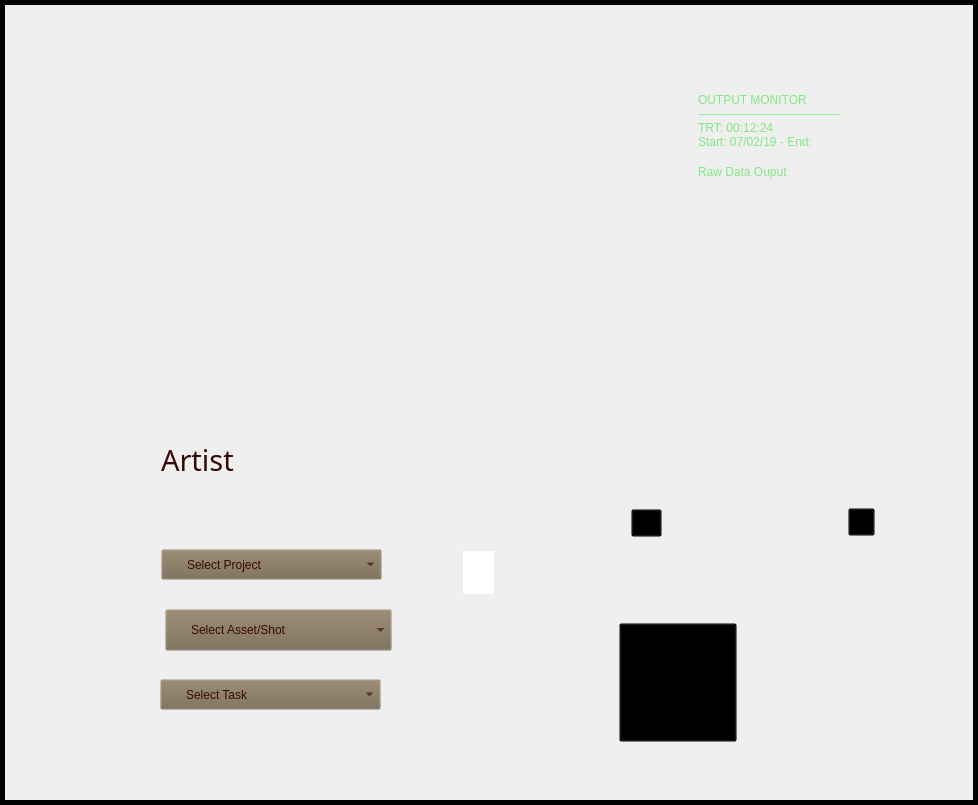
<?xml version="1.0" encoding="UTF-8"?>
<ui version="4.0">
 <class>TimeLord</class>
 <widget class="QMainWindow" name="TimeLord">
  <property name="geometry">
   <rect>
    <x>0</x>
    <y>0</y>
    <width>978</width>
    <height>805</height>
   </rect>
  </property>
  <property name="minimumSize">
   <size>
    <width>978</width>
    <height>805</height>
   </size>
  </property>
  <property name="maximumSize">
   <size>
    <width>978</width>
    <height>805</height>
   </size>
  </property>
  <property name="windowTitle">
   <string>Time Lord</string>
  </property>
  <property name="styleSheet">
   <string notr="true"/>
  </property>
  <widget class="QWidget" name="centralwidget">
   <widget class="QFrame" name="bg">
    <property name="geometry">
     <rect>
      <x>0</x>
      <y>0</y>
      <width>978</width>
      <height>805</height>
     </rect>
    </property>
    <property name="styleSheet">
     <string notr="true">QFrame {
	image: url(:/backgrounds/time_lord_bg.png);
	
	border-color: rgb(0, 0, 0);
}</string>
    </property>
    <property name="frameShape">
     <enum>QFrame::Box</enum>
    </property>
    <property name="frameShadow">
     <enum>QFrame::Plain</enum>
    </property>
    <property name="lineWidth">
     <number>5</number>
    </property>
    <widget class="QGraphicsView" name="start_tens_month">
     <property name="geometry">
      <rect>
       <x>463</x>
       <y>551</y>
       <width>31</width>
       <height>43</height>
      </rect>
     </property>
     <property name="styleSheet">
      <string notr="true">background-image: url(:/roller_numbers/elements/start_m_tens_0.png);</string>
     </property>
     <property name="frameShape">
      <enum>QFrame::NoFrame</enum>
     </property>
     <property name="frameShadow">
      <enum>QFrame::Plain</enum>
     </property>
    </widget>
    <widget class="QGraphicsView" name="start_tens_year">
     <property name="geometry">
      <rect>
       <x>602</x>
       <y>551</y>
       <width>21</width>
       <height>43</height>
      </rect>
     </property>
     <property name="styleSheet">
      <string notr="true">background-image: url(:/roller_numbers/elements/start_y_tens_1.png);
background-repeat: none;
background-color: rgba(0, 0, 0, 0);</string>
     </property>
     <property name="frameShape">
      <enum>QFrame::NoFrame</enum>
     </property>
     <property name="frameShadow">
      <enum>QFrame::Plain</enum>
     </property>
    </widget>
    <widget class="QPushButton" name="end_date_button">
     <property name="geometry">
      <rect>
       <x>848</x>
       <y>508</y>
       <width>27</width>
       <height>28</height>
      </rect>
     </property>
     <property name="styleSheet">
      <string notr="true">background-image: url(:/lights buttons/elements/end_date_button.png);
background-repeat: none;
background-color: rgba(0, 0, 0, 0);</string>
     </property>
     <property name="text">
      <string/>
     </property>
    </widget>
    <widget class="QGraphicsView" name="run_hour_one">
     <property name="geometry">
      <rect>
       <x>341</x>
       <y>269</y>
       <width>41</width>
       <height>61</height>
      </rect>
     </property>
     <property name="styleSheet">
      <string notr="true">background-image: url(:/vaccuum_tube_numbers/elements/vt_3.png);
background-repeat: none;
background-color: rgba(0, 0, 0, 0);</string>
     </property>
     <property name="frameShape">
      <enum>QFrame::NoFrame</enum>
     </property>
     <property name="frameShadow">
      <enum>QFrame::Plain</enum>
     </property>
    </widget>
    <widget class="QGraphicsView" name="red_light">
     <property name="geometry">
      <rect>
       <x>805</x>
       <y>352</y>
       <width>71</width>
       <height>61</height>
      </rect>
     </property>
     <property name="styleSheet">
      <string notr="true">background-image: url(:/lights buttons/elements/red_light_on.png);
background-repeat: none;
background-color: rgba(0, 0, 0, 0);</string>
     </property>
     <property name="frameShape">
      <enum>QFrame::NoFrame</enum>
     </property>
     <property name="frameShadow">
      <enum>QFrame::Plain</enum>
     </property>
    </widget>
    <widget class="QGraphicsView" name="start_ones_month">
     <property name="geometry">
      <rect>
       <x>491</x>
       <y>551</y>
       <width>31</width>
       <height>42</height>
      </rect>
     </property>
     <property name="styleSheet">
      <string notr="true">background-image: url(:/roller_numbers/elements/start_m_ones_6.png);
background-repeat: none;
background-color: rgba(0, 0, 0, 0);</string>
     </property>
     <property name="frameShape">
      <enum>QFrame::NoFrame</enum>
     </property>
     <property name="frameShadow">
      <enum>QFrame::Plain</enum>
     </property>
    </widget>
    <widget class="QLabel" name="artist_label">
     <property name="geometry">
      <rect>
       <x>161</x>
       <y>440</y>
       <width>231</width>
       <height>40</height>
      </rect>
     </property>
     <property name="font">
      <font>
       <family>Calisto MT</family>
       <pointsize>22</pointsize>
       <weight>50</weight>
       <italic>false</italic>
       <bold>false</bold>
       <kerning>true</kerning>
      </font>
     </property>
     <property name="styleSheet">
      <string notr="true">background-image: url(:/backgrounds/elements/artist_name.png);
font:22pt &quot;Calisto MT&quot;;
color: rgb(56, 9, 8);
background-repeat: none;
background-color: transparent;
image: none;</string>
     </property>
     <property name="text">
      <string>Artist</string>
     </property>
     <property name="textFormat">
      <enum>Qt::AutoText</enum>
     </property>
     <property name="margin">
      <number>0</number>
     </property>
    </widget>
    <widget class="QGraphicsView" name="start_tens_day">
     <property name="geometry">
      <rect>
       <x>531</x>
       <y>550</y>
       <width>22</width>
       <height>45</height>
      </rect>
     </property>
     <property name="styleSheet">
      <string notr="true">background-image: url(:/roller_numbers/elements/start_d_tens_0.png);
background-repeat: none;
background-color: rgba(0, 0, 0, 0);</string>
     </property>
     <property name="frameShape">
      <enum>QFrame::NoFrame</enum>
     </property>
     <property name="frameShadow">
      <enum>QFrame::Plain</enum>
     </property>
    </widget>
    <widget class="QGraphicsView" name="run_hour_ten">
     <property name="geometry">
      <rect>
       <x>281</x>
       <y>269</y>
       <width>41</width>
       <height>61</height>
      </rect>
     </property>
     <property name="styleSheet">
      <string notr="true">background-image: url(:/vaccuum_tube_numbers/elements/vt_0.png);
background-repeat: none;
background-color: rgba(0, 0, 0, 0);</string>
     </property>
     <property name="frameShape">
      <enum>QFrame::NoFrame</enum>
     </property>
     <property name="frameShadow">
      <enum>QFrame::Plain</enum>
     </property>
    </widget>
    <widget class="QPlainTextEdit" name="output_window">
     <property name="geometry">
      <rect>
       <x>694</x>
       <y>89</y>
       <width>205</width>
       <height>57</height>
      </rect>
     </property>
     <property name="styleSheet">
      <string notr="true">border-image: url(:/backgrounds/elements/output_monitor_top.png);
border-color: rgba(0, 0, 0, 0);
background-color: rgba(0, 0, 0, 0);
font: 75 7pt &quot;MS UI Gothic&quot;;
color: rgb(130, 231, 130);</string>
     </property>
     <property name="frameShape">
      <enum>QFrame::NoFrame</enum>
     </property>
     <property name="frameShadow">
      <enum>QFrame::Plain</enum>
     </property>
     <property name="lineWidth">
      <number>0</number>
     </property>
     <property name="midLineWidth">
      <number>0</number>
     </property>
     <property name="verticalScrollBarPolicy">
      <enum>Qt::ScrollBarAlwaysOff</enum>
     </property>
     <property name="horizontalScrollBarPolicy">
      <enum>Qt::ScrollBarAlwaysOff</enum>
     </property>
     <property name="plainText">
      <string>OUTPUT MONITOR
------------------------------------
TRT: 00:12:24
Start: 07/02/19 - End:
USER CLOCKED IN</string>
     </property>
     <property name="backgroundVisible">
      <bool>false</bool>
     </property>
    </widget>
    <widget class="QGraphicsView" name="end_ones_day">
     <property name="geometry">
      <rect>
       <x>800</x>
       <y>551</y>
       <width>17</width>
       <height>40</height>
      </rect>
     </property>
     <property name="styleSheet">
      <string notr="true">background-image: url(:/roller_numbers/elements/end_d_ones_4.png);
background-repeat: none;
background-color: rgba(0, 0, 0, 0);</string>
     </property>
     <property name="frameShape">
      <enum>QFrame::NoFrame</enum>
     </property>
     <property name="frameShadow">
      <enum>QFrame::Plain</enum>
     </property>
    </widget>
    <widget class="QGraphicsView" name="end_tens_month">
     <property name="geometry">
      <rect>
       <x>702</x>
       <y>551</y>
       <width>32</width>
       <height>41</height>
      </rect>
     </property>
     <property name="styleSheet">
      <string notr="true">background-image: url(:/roller_numbers/elements/end_m_tens_0.png);
background-repeat: none;
background-color: rgba(0, 0, 0, 0);</string>
     </property>
     <property name="frameShape">
      <enum>QFrame::NoFrame</enum>
     </property>
     <property name="frameShadow">
      <enum>QFrame::Plain</enum>
     </property>
    </widget>
    <widget class="QGraphicsView" name="run_minute_one">
     <property name="geometry">
      <rect>
       <x>481</x>
       <y>269</y>
       <width>41</width>
       <height>61</height>
      </rect>
     </property>
     <property name="styleSheet">
      <string notr="true">background-image: url(:/vaccuum_tube_numbers/elements/vt_9.png);
background-repeat: none;
background-color: rgba(0, 0, 0, 0);</string>
     </property>
     <property name="frameShape">
      <enum>QFrame::NoFrame</enum>
     </property>
     <property name="frameShadow">
      <enum>QFrame::Plain</enum>
     </property>
    </widget>
    <widget class="QGraphicsView" name="end_tens_day">
     <property name="geometry">
      <rect>
       <x>771</x>
       <y>550</y>
       <width>21</width>
       <height>43</height>
      </rect>
     </property>
     <property name="styleSheet">
      <string notr="true">background-image: url(:/roller_numbers/elements/end_d_tens_0.png);
background-repeat: none;
background-color: rgba(0, 0, 0, 0);</string>
     </property>
     <property name="frameShape">
      <enum>QFrame::NoFrame</enum>
     </property>
     <property name="frameShadow">
      <enum>QFrame::Plain</enum>
     </property>
    </widget>
    <widget class="QGraphicsView" name="run_second_ten">
     <property name="geometry">
      <rect>
       <x>554</x>
       <y>269</y>
       <width>51</width>
       <height>61</height>
      </rect>
     </property>
     <property name="styleSheet">
      <string notr="true">background-image: url(:/vaccuum_tube_numbers/elements/vt_2.png);
background-repeat: none;
background-color: rgba(0, 0, 0, 0);</string>
     </property>
     <property name="frameShape">
      <enum>QFrame::NoFrame</enum>
     </property>
     <property name="frameShadow">
      <enum>QFrame::Plain</enum>
     </property>
    </widget>
    <widget class="QGraphicsView" name="start_ones_year">
     <property name="geometry">
      <rect>
       <x>632</x>
       <y>551</y>
       <width>20</width>
       <height>42</height>
      </rect>
     </property>
     <property name="styleSheet">
      <string notr="true">background-image: url(:/roller_numbers/elements/start_y_ones_9.png);
background-repeat: none;
background-color: rgba(0, 0, 0, 0);</string>
     </property>
     <property name="frameShape">
      <enum>QFrame::NoFrame</enum>
     </property>
     <property name="frameShadow">
      <enum>QFrame::Plain</enum>
     </property>
    </widget>
    <widget class="QGraphicsView" name="start_ones_day">
     <property name="geometry">
      <rect>
       <x>559</x>
       <y>551</y>
       <width>25</width>
       <height>40</height>
      </rect>
     </property>
     <property name="styleSheet">
      <string notr="true">background-image: url(:/roller_numbers/elements/start_m_ones_4.png);
background-repeat: none;
background-color: rgba(0, 0, 0, 0);</string>
     </property>
     <property name="frameShape">
      <enum>QFrame::NoFrame</enum>
     </property>
     <property name="frameShadow">
      <enum>QFrame::Plain</enum>
     </property>
    </widget>
    <widget class="QGraphicsView" name="end_tens_year">
     <property name="geometry">
      <rect>
       <x>831</x>
       <y>551</y>
       <width>31</width>
       <height>39</height>
      </rect>
     </property>
     <property name="styleSheet">
      <string notr="true">background-image: url(:/roller_numbers/elements/end_y_tens_1.png);
background-repeat: none;
background-color: rgba(0, 0, 0, 0);</string>
     </property>
     <property name="frameShape">
      <enum>QFrame::NoFrame</enum>
     </property>
     <property name="frameShadow">
      <enum>QFrame::Plain</enum>
     </property>
    </widget>
    <widget class="QPushButton" name="clock_button">
     <property name="geometry">
      <rect>
       <x>619</x>
       <y>623</y>
       <width>118</width>
       <height>119</height>
      </rect>
     </property>
     <property name="styleSheet">
      <string notr="true">background-image: url(:/lights buttons/elements/clock_button_1.png);
background-repeat: none;
background-color: rgba(0, 0, 0, 0);
border-color: rgba(0, 0, 0, 0);</string>
     </property>
     <property name="text">
      <string/>
     </property>
    </widget>
    <widget class="QGraphicsView" name="run_minute_ten">
     <property name="geometry">
      <rect>
       <x>420</x>
       <y>267</y>
       <width>41</width>
       <height>61</height>
      </rect>
     </property>
     <property name="styleSheet">
      <string notr="true">background-image: url(:/vaccuum_tube_numbers/elements/vt_5.png);
background-repeat: none;
background-color: rgba(0, 0, 0, 0);</string>
     </property>
     <property name="frameShape">
      <enum>QFrame::NoFrame</enum>
     </property>
     <property name="frameShadow">
      <enum>QFrame::Plain</enum>
     </property>
    </widget>
    <widget class="QPushButton" name="start_date_button">
     <property name="geometry">
      <rect>
       <x>631</x>
       <y>509</y>
       <width>31</width>
       <height>28</height>
      </rect>
     </property>
     <property name="styleSheet">
      <string notr="true">background-image: url(:/lights buttons/elements/start_date_button.png);
background-repeat: none;
background-color: rgba(0, 0, 0, 0);</string>
     </property>
     <property name="text">
      <string/>
     </property>
    </widget>
    <widget class="QGraphicsView" name="green_light">
     <property name="enabled">
      <bool>true</bool>
     </property>
     <property name="geometry">
      <rect>
       <x>720</x>
       <y>353</y>
       <width>61</width>
       <height>61</height>
      </rect>
     </property>
     <property name="styleSheet">
      <string notr="true">background-image: url(:/lights buttons/elements/green_light_on.png);
background-repeat: none;
background-color: rgba(0, 0, 0, 0);</string>
     </property>
     <property name="frameShape">
      <enum>QFrame::NoFrame</enum>
     </property>
     <property name="frameShadow">
      <enum>QFrame::Plain</enum>
     </property>
     <property name="backgroundBrush">
      <brush brushstyle="NoBrush">
       <color alpha="255">
        <red>0</red>
        <green>0</green>
        <blue>0</blue>
       </color>
      </brush>
     </property>
    </widget>
    <widget class="QPlainTextEdit" name="lower_output">
     <property name="geometry">
      <rect>
       <x>694</x>
       <y>161</y>
       <width>207</width>
       <height>178</height>
      </rect>
     </property>
     <property name="styleSheet">
      <string notr="true">QPlainTextEdit{
border-image: url(:/backgrounds/elements/output_monitor_bottom.png);
border-color: rgba(0, 0, 0, 0);
background-color: rgba(0, 0, 0, 0);
font: 75 8pt &quot;MS UI Gothic&quot;;
color: rgb(130, 231, 130);
}
</string>
     </property>
     <property name="frameShape">
      <enum>QFrame::NoFrame</enum>
     </property>
     <property name="frameShadow">
      <enum>QFrame::Plain</enum>
     </property>
     <property name="lineWidth">
      <number>0</number>
     </property>
     <property name="verticalScrollBarPolicy">
      <enum>Qt::ScrollBarAlwaysOff</enum>
     </property>
     <property name="horizontalScrollBarPolicy">
      <enum>Qt::ScrollBarAlwaysOff</enum>
     </property>
     <property name="documentTitle">
      <string/>
     </property>
     <property name="plainText">
      <string>Raw Data Ouput</string>
     </property>
    </widget>
    <widget class="QComboBox" name="entity_dropdown">
     <property name="geometry">
      <rect>
       <x>165</x>
       <y>609</y>
       <width>227</width>
       <height>42</height>
      </rect>
     </property>
     <property name="styleSheet">
      <string notr="true">background-image: url(:/backgrounds/elements/entity_bg.png);
background-repeat: none;
background-color: rgba(118, 104, 79, 0);
padding-left: 25px;
subcontrol-origin: padding;
subcontrol-position: top right;
font: 16pt &quot;Calisto MT&quot;;
color: rgb(56, 9, 8);
selection-background-color: rgba(0, 0, 0, 0);</string>
     </property>
     <item>
      <property name="text">
       <string>Select Asset/Shot</string>
      </property>
     </item>
    </widget>
    <widget class="QGraphicsView" name="end_ones_month">
     <property name="geometry">
      <rect>
       <x>731</x>
       <y>551</y>
       <width>31</width>
       <height>39</height>
      </rect>
     </property>
     <property name="styleSheet">
      <string notr="true">background-image: url(:/roller_numbers/elements/end_m_ones_6.png);
background-repeat: none;
background-color: rgba(0, 0, 0, 0);</string>
     </property>
     <property name="frameShape">
      <enum>QFrame::NoFrame</enum>
     </property>
     <property name="frameShadow">
      <enum>QFrame::Plain</enum>
     </property>
    </widget>
    <widget class="QComboBox" name="task_dropdown">
     <property name="geometry">
      <rect>
       <x>160</x>
       <y>679</y>
       <width>221</width>
       <height>31</height>
      </rect>
     </property>
     <property name="styleSheet">
      <string notr="true">background-image: url(:/backgrounds/elements/task_bg.png);
background-repeat: none;
background-color: rgba(118, 104, 79, 0);
padding-left: 25px;
subcontrol-origin: padding;
subcontrol-position: top right;
font: 16pt &quot;Calisto MT&quot;;
color: rgb(56, 9, 8);
selection-background-color: rgba(0, 0, 0, 0);</string>
     </property>
     <item>
      <property name="text">
       <string>Select Task</string>
      </property>
     </item>
    </widget>
    <widget class="QComboBox" name="project_dropdown">
     <property name="geometry">
      <rect>
       <x>161</x>
       <y>549</y>
       <width>221</width>
       <height>31</height>
      </rect>
     </property>
     <property name="styleSheet">
      <string notr="true">background-image: url(:/backgrounds/elements/project_bg.png);
image: url(:/backgrounds/elements/project_bar.png);
padding-left: 25px;
subcontrol-origin: padding;
subcontrol-position: top right;
font: 16pt &quot;Calisto MT&quot;;
color: rgb(56, 9, 8);
background-repeat: none;
background-color: rgba(118, 104, 79, 0);
selection-background-color: rgba(118, 104, 79, 0);</string>
     </property>
     <property name="editable">
      <bool>false</bool>
     </property>
     <property name="frame">
      <bool>true</bool>
     </property>
     <item>
      <property name="text">
       <string>Select Project</string>
      </property>
      <property name="icon">
       <iconset resource="resources/time_lord_resources.qrc">
        <normaloff>:/backgrounds/elements/project_bg.png</normaloff>
        <normalon>:/backgrounds/elements/project_bg.png</normalon>
        <activeoff>:/backgrounds/elements/project_bg.png</activeoff>
        <activeon>:/backgrounds/elements/project_bg.png</activeon>
        <selectedoff>:/backgrounds/elements/project_bg.png</selectedoff>
        <selectedon>:/backgrounds/elements/project_bg.png</selectedon>:/backgrounds/elements/project_bg.png</iconset>
      </property>
     </item>
    </widget>
    <widget class="QGraphicsView" name="run_second_one">
     <property name="geometry">
      <rect>
       <x>611</x>
       <y>269</y>
       <width>41</width>
       <height>61</height>
      </rect>
     </property>
     <property name="styleSheet">
      <string notr="true">background-image: url(:/vaccuum_tube_numbers/elements/vt_1.png);
background-repeat: none;
background-color: rgba(0, 0, 0, 0);</string>
     </property>
     <property name="frameShape">
      <enum>QFrame::NoFrame</enum>
     </property>
     <property name="frameShadow">
      <enum>QFrame::Plain</enum>
     </property>
    </widget>
    <widget class="QGraphicsView" name="end_ones_year">
     <property name="geometry">
      <rect>
       <x>859</x>
       <y>551</y>
       <width>33</width>
       <height>39</height>
      </rect>
     </property>
     <property name="styleSheet">
      <string notr="true">background-image: url(:/roller_numbers/elements/end_y_ones_9.png);
background-repeat: none;
background-color: rgba(0, 0, 0, 0);</string>
     </property>
     <property name="frameShape">
      <enum>QFrame::NoFrame</enum>
     </property>
     <property name="frameShadow">
      <enum>QFrame::Plain</enum>
     </property>
    </widget>
    <widget class="QLabel" name="time_hour">
     <property name="geometry">
      <rect>
       <x>110</x>
       <y>110</y>
       <width>168</width>
       <height>168</height>
      </rect>
     </property>
     <property name="styleSheet">
      <string notr="true">image: none;</string>
     </property>
     <property name="frameShape">
      <enum>QFrame::NoFrame</enum>
     </property>
     <property name="text">
      <string/>
     </property>
     <property name="textFormat">
      <enum>Qt::PlainText</enum>
     </property>
     <property name="pixmap">
      <pixmap resource="resources/time_lord_resources.qrc">:/dial hands/elements/clock_1_hour.png</pixmap>
     </property>
     <property name="scaledContents">
      <bool>false</bool>
     </property>
     <property name="alignment">
      <set>Qt::AlignCenter</set>
     </property>
    </widget>
    <widget class="QLabel" name="time_minute">
     <property name="geometry">
      <rect>
       <x>110</x>
       <y>110</y>
       <width>168</width>
       <height>168</height>
      </rect>
     </property>
     <property name="styleSheet">
      <string notr="true">image: none;</string>
     </property>
     <property name="text">
      <string/>
     </property>
     <property name="pixmap">
      <pixmap resource="resources/time_lord_resources.qrc">:/dial hands/elements/clock_1_minute.png</pixmap>
     </property>
     <property name="alignment">
      <set>Qt::AlignCenter</set>
     </property>
    </widget>
    <widget class="QLabel" name="day_meter">
     <property name="geometry">
      <rect>
       <x>331</x>
       <y>103</y>
       <width>136</width>
       <height>84</height>
      </rect>
     </property>
     <property name="styleSheet">
      <string notr="true">image: none;</string>
     </property>
     <property name="text">
      <string/>
     </property>
     <property name="pixmap">
      <pixmap resource="resources/time_lord_resources.qrc">:/dial hands/elements/meter_1_needle.png</pixmap>
     </property>
     <property name="alignment">
      <set>Qt::AlignBottom|Qt::AlignHCenter</set>
     </property>
    </widget>
    <widget class="QLabel" name="week_meter">
     <property name="geometry">
      <rect>
       <x>507</x>
       <y>103</y>
       <width>136</width>
       <height>82</height>
      </rect>
     </property>
     <property name="styleSheet">
      <string notr="true">image: none;</string>
     </property>
     <property name="text">
      <string/>
     </property>
     <property name="pixmap">
      <pixmap resource="resources/time_lord_resources.qrc">:/dial hands/elements/meter_1_needle.png</pixmap>
     </property>
     <property name="alignment">
      <set>Qt::AlignBottom|Qt::AlignHCenter</set>
     </property>
    </widget>
    <widget class="QLabel" name="start_clock_minute">
     <property name="geometry">
      <rect>
       <x>512</x>
       <y>404</y>
       <width>115</width>
       <height>115</height>
      </rect>
     </property>
     <property name="styleSheet">
      <string notr="true">image: none;</string>
     </property>
     <property name="text">
      <string/>
     </property>
     <property name="pixmap">
      <pixmap resource="resources/time_lord_resources.qrc">:/dial hands/elements/clock_2_minute.png</pixmap>
     </property>
     <property name="alignment">
      <set>Qt::AlignCenter</set>
     </property>
    </widget>
    <widget class="QLabel" name="start_clock_hour">
     <property name="geometry">
      <rect>
       <x>512</x>
       <y>404</y>
       <width>115</width>
       <height>115</height>
      </rect>
     </property>
     <property name="styleSheet">
      <string notr="true">image: none;</string>
     </property>
     <property name="text">
      <string/>
     </property>
     <property name="pixmap">
      <pixmap resource="resources/time_lord_resources.qrc">:/dial hands/elements/clock_2_hour.png</pixmap>
     </property>
     <property name="alignment">
      <set>Qt::AlignCenter</set>
     </property>
    </widget>
    <widget class="QLabel" name="end_clock_hour">
     <property name="geometry">
      <rect>
       <x>724</x>
       <y>406</y>
       <width>115</width>
       <height>115</height>
      </rect>
     </property>
     <property name="styleSheet">
      <string notr="true">image: none;</string>
     </property>
     <property name="text">
      <string/>
     </property>
     <property name="pixmap">
      <pixmap resource="resources/time_lord_resources.qrc">:/dial hands/elements/clock_3_hour.png</pixmap>
     </property>
     <property name="alignment">
      <set>Qt::AlignCenter</set>
     </property>
    </widget>
    <widget class="QLabel" name="end_clock_minute">
     <property name="geometry">
      <rect>
       <x>724</x>
       <y>406</y>
       <width>115</width>
       <height>115</height>
      </rect>
     </property>
     <property name="styleSheet">
      <string notr="true">image: none;</string>
     </property>
     <property name="text">
      <string/>
     </property>
     <property name="pixmap">
      <pixmap resource="resources/time_lord_resources.qrc">:/dial hands/elements/clock_3_minute.png</pixmap>
     </property>
     <property name="alignment">
      <set>Qt::AlignCenter</set>
     </property>
    </widget>
   </widget>
  </widget>
  <action name="actionCrash_Computer">
   <property name="text">
    <string>Crash Computer</string>
   </property>
  </action>
 </widget>
 <tabstops>
  <tabstop>clock_button</tabstop>
  <tabstop>project_dropdown</tabstop>
  <tabstop>entity_dropdown</tabstop>
  <tabstop>task_dropdown</tabstop>
  <tabstop>start_date_button</tabstop>
  <tabstop>end_date_button</tabstop>
  <tabstop>run_hour_ten</tabstop>
  <tabstop>run_hour_one</tabstop>
  <tabstop>run_minute_ten</tabstop>
  <tabstop>run_minute_one</tabstop>
  <tabstop>run_second_ten</tabstop>
  <tabstop>run_second_one</tabstop>
  <tabstop>start_tens_month</tabstop>
  <tabstop>start_ones_month</tabstop>
  <tabstop>start_tens_day</tabstop>
  <tabstop>start_ones_day</tabstop>
  <tabstop>start_tens_year</tabstop>
  <tabstop>start_ones_year</tabstop>
  <tabstop>end_tens_month</tabstop>
  <tabstop>end_ones_month</tabstop>
  <tabstop>end_tens_day</tabstop>
  <tabstop>end_ones_day</tabstop>
  <tabstop>end_tens_year</tabstop>
  <tabstop>end_ones_year</tabstop>
  <tabstop>red_light</tabstop>
  <tabstop>green_light</tabstop>
  <tabstop>output_window</tabstop>
  <tabstop>lower_output</tabstop>
 </tabstops>
 <resources>
  <include location="resources/time_lord_resources.qrc"/>
 </resources>
 <connections/>
</ui>
